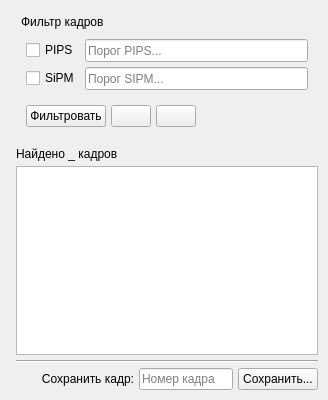
<?xml version="1.0" encoding="UTF-8"?>
<ui version="4.0">
 <class>FilterViewerWidget</class>
 <widget class="QWidget" name="FilterViewerWidget">
  <property name="geometry">
   <rect>
    <x>0</x>
    <y>0</y>
    <width>328</width>
    <height>400</height>
   </rect>
  </property>
  <property name="sizePolicy">
   <sizepolicy hsizetype="Expanding" vsizetype="Expanding">
    <horstretch>0</horstretch>
    <verstretch>0</verstretch>
   </sizepolicy>
  </property>
  <property name="minimumSize">
   <size>
    <width>0</width>
    <height>400</height>
   </size>
  </property>
  <property name="windowTitle">
   <string>Form</string>
  </property>
  <layout class="QGridLayout" name="gridLayout">
   <property name="topMargin">
    <number>5</number>
   </property>
   <property name="rightMargin">
    <number>5</number>
   </property>
   <property name="bottomMargin">
    <number>5</number>
   </property>
   <property name="horizontalSpacing">
    <number>5</number>
   </property>
   <property name="verticalSpacing">
    <number>0</number>
   </property>
   <item row="0" column="0">
    <layout class="QVBoxLayout" name="verticalLayout_2" stretch="0">
     <property name="spacing">
      <number>5</number>
     </property>
     <property name="leftMargin">
      <number>5</number>
     </property>
     <property name="topMargin">
      <number>5</number>
     </property>
     <property name="rightMargin">
      <number>5</number>
     </property>
     <property name="bottomMargin">
      <number>5</number>
     </property>
     <item>
      <layout class="QVBoxLayout" name="verticalLayout">
       <property name="leftMargin">
        <number>5</number>
       </property>
       <property name="topMargin">
        <number>5</number>
       </property>
       <property name="rightMargin">
        <number>5</number>
       </property>
       <property name="bottomMargin">
        <number>5</number>
       </property>
       <item>
        <widget class="QLabel" name="label_2">
         <property name="text">
          <string>Фильтр кадров</string>
         </property>
        </widget>
       </item>
       <item>
        <layout class="QGridLayout" name="gridLayout_2" rowstretch="0,0,0" columnstretch="0,0">
         <property name="leftMargin">
          <number>5</number>
         </property>
         <property name="topMargin">
          <number>5</number>
         </property>
         <property name="rightMargin">
          <number>5</number>
         </property>
         <property name="bottomMargin">
          <number>5</number>
         </property>
         <property name="spacing">
          <number>5</number>
         </property>
         <item row="1" column="0">
          <widget class="QCheckBox" name="checkBox_pips">
           <property name="styleSheet">
            <string notr="true">font: 11pt &quot;MS Shell Dlg 2&quot;;</string>
           </property>
           <property name="text">
            <string>PIPS</string>
           </property>
          </widget>
         </item>
         <item row="2" column="0">
          <widget class="QCheckBox" name="checkBox_sipm">
           <property name="styleSheet">
            <string notr="true">font: 11pt &quot;MS Shell Dlg 2&quot;;</string>
           </property>
           <property name="text">
            <string>SiPM</string>
           </property>
          </widget>
         </item>
         <item row="1" column="1">
          <widget class="QLineEdit" name="lineEdit_threshold_pips">
           <property name="sizePolicy">
            <sizepolicy hsizetype="Expanding" vsizetype="Fixed">
             <horstretch>0</horstretch>
             <verstretch>0</verstretch>
            </sizepolicy>
           </property>
           <property name="minimumSize">
            <size>
             <width>70</width>
             <height>23</height>
            </size>
           </property>
           <property name="styleSheet">
            <string notr="true">font: 9pt &quot;MS Shell Dlg 2&quot;;</string>
           </property>
           <property name="placeholderText">
            <string>Порог PIPS...</string>
           </property>
          </widget>
         </item>
         <item row="2" column="1">
          <widget class="QLineEdit" name="lineEdit_threshold_sipm">
           <property name="minimumSize">
            <size>
             <width>70</width>
             <height>23</height>
            </size>
           </property>
           <property name="styleSheet">
            <string notr="true">font: 9pt &quot;MS Shell Dlg 2&quot;;</string>
           </property>
           <property name="placeholderText">
            <string>Порог SIPM...</string>
           </property>
          </widget>
         </item>
        </layout>
       </item>
       <item>
        <layout class="QHBoxLayout" name="horizontalLayout">
         <property name="leftMargin">
          <number>5</number>
         </property>
         <property name="topMargin">
          <number>5</number>
         </property>
         <property name="rightMargin">
          <number>5</number>
         </property>
         <property name="bottomMargin">
          <number>5</number>
         </property>
         <item>
          <widget class="PrimaryButton" name="pushButton_filter">
           <property name="minimumSize">
            <size>
             <width>0</width>
             <height>0</height>
            </size>
           </property>
           <property name="maximumSize">
            <size>
             <width>10000</width>
             <height>16777215</height>
            </size>
           </property>
           <property name="styleSheet">
            <string notr="true">font: 11pt &quot;MS Shell Dlg 2&quot;;</string>
           </property>
           <property name="text">
            <string>Фильтровать</string>
           </property>
          </widget>
         </item>
         <item>
          <widget class="IconButton" name="pushButton_prev">
           <property name="maximumSize">
            <size>
             <width>10000</width>
             <height>1000</height>
            </size>
           </property>
           <property name="styleSheet">
            <string notr="true">font: 11pt &quot;MS Shell Dlg 2&quot;;</string>
           </property>
           <property name="text">
            <string/>
           </property>
          </widget>
         </item>
         <item>
          <widget class="IconButton" name="pushButton_next">
           <property name="maximumSize">
            <size>
             <width>100000</width>
             <height>100000</height>
            </size>
           </property>
           <property name="styleSheet">
            <string notr="true">font: 11pt &quot;MS Shell Dlg 2&quot;;</string>
           </property>
           <property name="text">
            <string/>
           </property>
          </widget>
         </item>
         <item>
          <spacer name="horizontalSpacer_2">
           <property name="orientation">
            <enum>Qt::Horizontal</enum>
           </property>
           <property name="sizeHint" stdset="0">
            <size>
             <width>40</width>
             <height>20</height>
            </size>
           </property>
          </spacer>
         </item>
        </layout>
       </item>
      </layout>
     </item>
    </layout>
   </item>
   <item row="2" column="0">
    <layout class="QVBoxLayout" name="verticalLayout_3">
     <property name="spacing">
      <number>5</number>
     </property>
     <property name="leftMargin">
      <number>5</number>
     </property>
     <property name="topMargin">
      <number>5</number>
     </property>
     <property name="rightMargin">
      <number>5</number>
     </property>
     <property name="bottomMargin">
      <number>5</number>
     </property>
     <item>
      <widget class="QLabel" name="label_3">
       <property name="text">
        <string>Найдено _ кадров</string>
       </property>
      </widget>
     </item>
     <item>
      <widget class="QListWidget" name="listWidget_times"/>
     </item>
     <item>
      <widget class="Line" name="line">
       <property name="orientation">
        <enum>Qt::Horizontal</enum>
       </property>
      </widget>
     </item>
     <item>
      <layout class="QGridLayout" name="gridLayout_3">
       <item row="0" column="2">
        <widget class="QLineEdit" name="lineEdit_num_frame">
         <property name="minimumSize">
          <size>
           <width>0</width>
           <height>0</height>
          </size>
         </property>
         <property name="styleSheet">
          <string notr="true">font: 9pt &quot;MS Shell Dlg 2&quot;;</string>
         </property>
         <property name="placeholderText">
          <string>Номер кадра</string>
         </property>
        </widget>
       </item>
       <item row="0" column="3">
        <widget class="PrimaryButton" name="pushButton_save_frame">
         <property name="minimumSize">
          <size>
           <width>0</width>
           <height>0</height>
          </size>
         </property>
         <property name="styleSheet">
          <string notr="true">font: 11pt &quot;MS Shell Dlg 2&quot;;</string>
         </property>
         <property name="text">
          <string>Сохранить...</string>
         </property>
        </widget>
       </item>
       <item row="0" column="1">
        <widget class="QLabel" name="label">
         <property name="styleSheet">
          <string notr="true"/>
         </property>
         <property name="text">
          <string>Сохранить кадр:</string>
         </property>
         <property name="alignment">
          <set>Qt::AlignRight|Qt::AlignTrailing|Qt::AlignVCenter</set>
         </property>
        </widget>
       </item>
       <item row="0" column="0">
        <spacer name="horizontalSpacer">
         <property name="orientation">
          <enum>Qt::Horizontal</enum>
         </property>
         <property name="sizeHint" stdset="0">
          <size>
           <width>40</width>
           <height>20</height>
          </size>
         </property>
        </spacer>
       </item>
      </layout>
     </item>
    </layout>
   </item>
  </layout>
 </widget>
 <customwidgets>
  <customwidget>
   <class>PrimaryButton</class>
   <extends>QPushButton</extends>
   <header>dark_pro_widgets.widgets.controls</header>
  </customwidget>
  <customwidget>
   <class>IconButton</class>
   <extends>QPushButton</extends>
   <header>dark_pro_widgets.widgets.controls</header>
  </customwidget>
 </customwidgets>
 <resources/>
 <connections/>
</ui>
